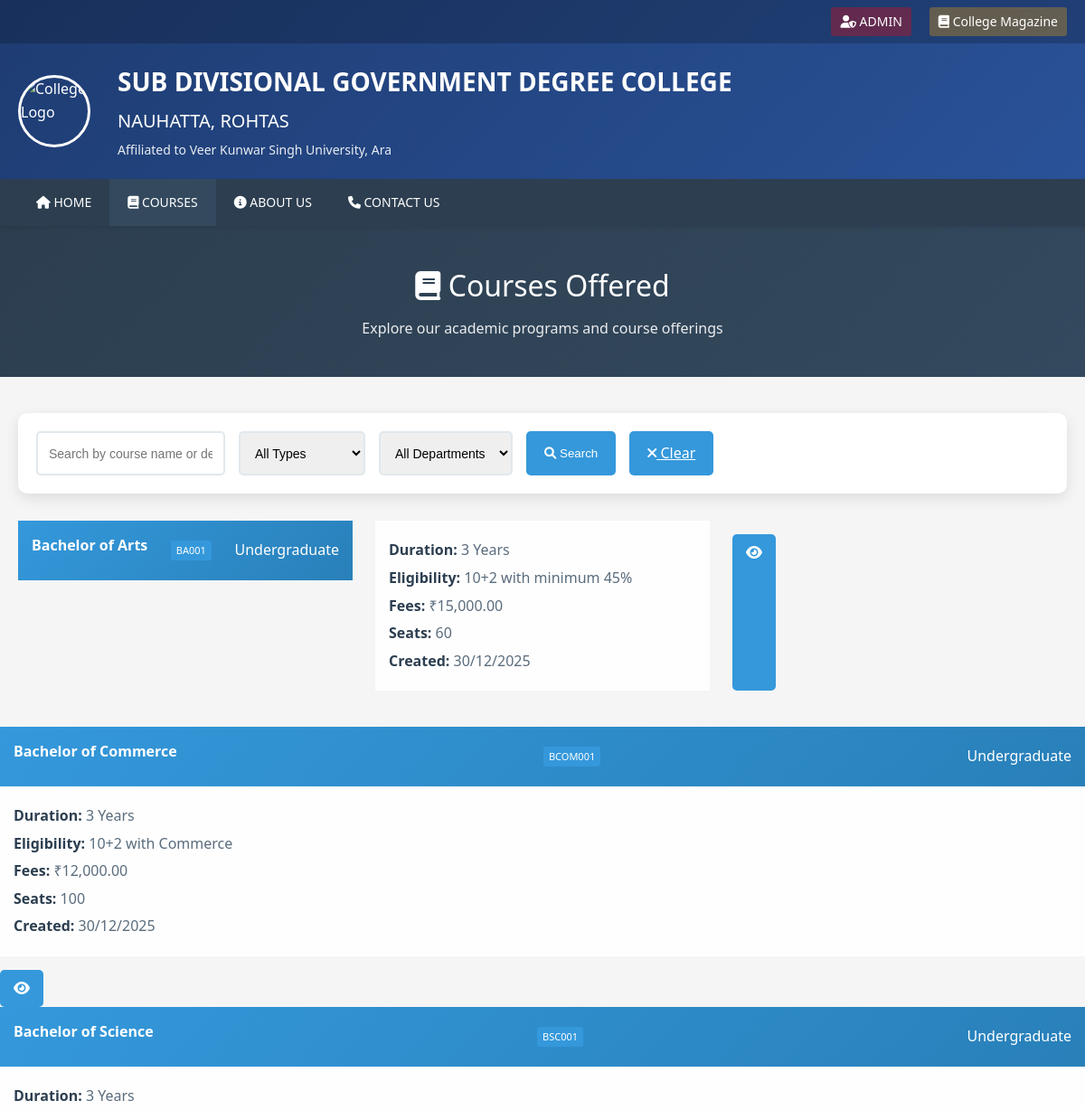
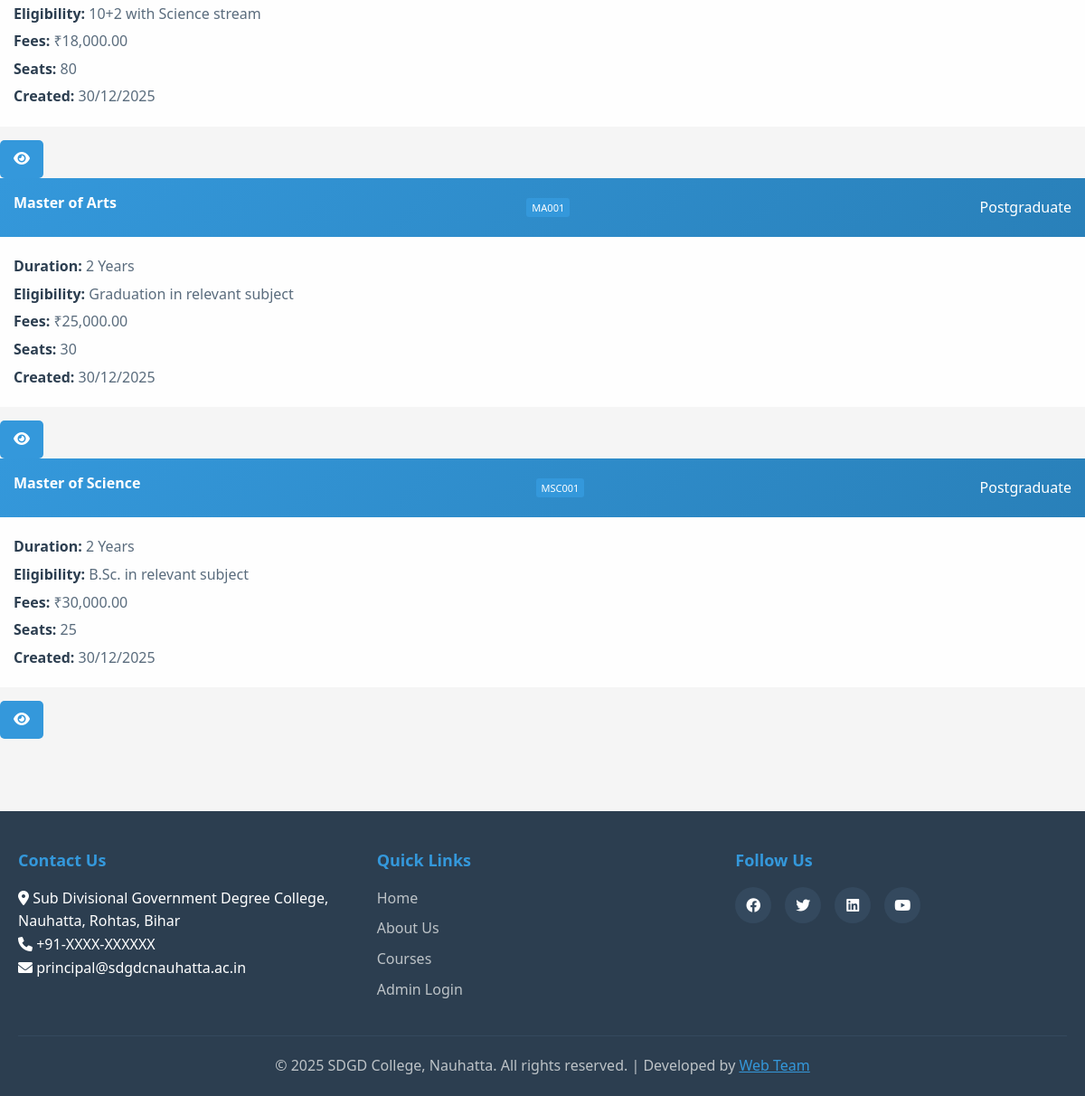
/courses.php, run on the app's committed database (2 pictures, top to bottom).
### tables this page shows
CREATE TABLE IF NOT EXISTS courses (
    id INT PRIMARY KEY AUTO_INCREMENT,
    course_name VARCHAR(255) NOT NULL,
    course_code VARCHAR(50) UNIQUE NOT NULL,
    course_type ENUM('undergraduate', 'postgraduate', 'diploma', 'certificate') DEFAULT 'undergraduate',
    duration VARCHAR(50),
    eligibility TEXT,
    fees DECIMAL(10,2),
    department VARCHAR(100),
    seats_available INT DEFAULT 0,
    course_image VARCHAR(255),
    description TEXT,
    status ENUM('active', 'inactive') DEFAULT 'active',
    created_by INT,
    created_at TIMESTAMP DEFAULT CURRENT_TIMESTAMP,
    updated_at TIMESTAMP DEFAULT CURRENT_TIMESTAMP ON UPDATE CURRENT_TIMESTAMP,
    FOREIGN KEY (created_by) REFERENCES admin_users(id) ON DELETE SET NULL
);

### config.php (called while the page is built, shortened)
<?php
function is_admin() {
    return isset($_SESSION['admin_id']) && !empty($_SESSION['admin_id']);
}
function format_date($date, $format = 'd/m/Y') {
    return date($format, strtotime($date));
}
?>

### courses.php (the view, shortened to what this page needs)
<?php
require_once 'config.php';
$query = "SELECT * FROM courses WHERE status = 'active'";
$query .= " ORDER BY course_name";
$stmt = mysqli_prepare($conn, $query);
if (!mysqli_stmt_execute($stmt)) {
    die("Query execution failed: " . mysqli_stmt_error($stmt));
}
$result = mysqli_stmt_get_result($stmt);
$courses = $result ? mysqli_fetch_all($result, MYSQLI_ASSOC) : [];
?>
<!DOCTYPE html>
<html lang="en">
<head>
    <link rel="stylesheet" href="styles.css">
    <link rel="stylesheet" href="https://cdnjs.cloudflare.com/ajax/libs/font-awesome/6.0.0/css/all.min.css">
</head>
<body>
    <header class="header">
        <div class="top-bar">
            <div class="container">
                <div class="top-links">
                    <a href="admin/login.php" class="admin-link"><i class="fas fa-user-shield"></i> ADMIN</a>
                    <a href="magazine.php" class="magazine-link"><i class="fas fa-book"></i> College Magazine</a>
                </div>
            </div>
        </div>
        <div class="main-header">
            <div class="container">
                <div class="logo-section">
                    <img src="assets/logo.png" alt="College Logo" class="logo">
                    <div class="college-info">
                        <h1>SUB DIVISIONAL GOVERNMENT DEGREE COLLEGE</h1>
                        <h2>NAUHATTA, ROHTAS</h2>
                        <p>Affiliated to Veer Kunwar Singh University, Ara</p>
                    </div>
                </div>
            </div>
        </div>
    </header>
    <nav class="main-nav">
        <div class="container">
            <ul class="nav-menu">
                <li><a href="index.php"><i class="fas fa-home"></i> HOME</a></li>
                <li><a href="courses.php" class="active"><i class="fas fa-book"></i> COURSES</a></li>
                <li><a href="about.php"><i class="fas fa-info-circle"></i> ABOUT US</a></li>
                <li><a href="contact.php"><i class="fas fa-phone"></i> CONTACT US</a></li>
            </ul>
        </div>
        </nav>
    <div class="page-header">
        <div class="container">
            <h1><i class="fas fa-book"></i> Courses Offered</h1>
            <p>Explore our academic programs and course offerings</p>
        </div>
    </div>
    <main class="main-content">
        <div class="container">
            <div class="filter-section">
                <form method="GET" class="filter-form">
                    <div class="filter-row">
                        <input type="text" name="search" placeholder="Search by course name or description..."
                               value="<?php echo htmlspecialchars($_GET['search'] ?? ''); ?>">
                        <select name="course_type">
                            <option value="">All Types</option>
                        </select>
                        <select name="department">
                            <option value="">All Departments</option>
                        </select>
                        <button type="submit" class="filter-btn">
                            <i class="fas fa-search"></i> Search
                        </button>
                        <a href="courses.php" class="clear-btn">
                            <i class="fas fa-times"></i> Clear
                        </a>
                    </div>
                </form>
            </div>
            <div class="course-grid">
                <?php if (count($courses) > 0): ?>
                    <?php foreach ($courses as $course): ?>
                        <div class="course-card">
                            <div class="course-header">
                                <h4><?php echo htmlspecialchars($course['course_name'] ?? 'Untitled Course'); ?></h4>
                                <span class="course-code"><?php echo htmlspecialchars($course['course_code'] ?? 'N/A'); ?></span>
                                <span class="course-type"><?php echo ucfirst(htmlspecialchars($course['course_type'] ?? 'General')); ?></span>
                            </div>
                            </div>
                            <div class="course-details">
                                <p><strong>Duration:</strong> <?php echo htmlspecialchars($course['duration'] ?? 'N/A'); ?></p>
                                <p><strong>Eligibility:</strong> <?php echo htmlspecialchars($course['eligibility'] ?? 'N/A'); ?></p>
                                <p><strong>Fees:</strong> ₹<?php echo number_format($course['fees'] ?? 0, 2); ?></p>
                            <p><strong>Seats:</strong> <?php echo htmlspecialchars($course['seats_available'] ?? 'N/A'); ?></p>
                                <p><strong>Created:</strong> <?php echo format_date($course['created_at'] ?? date('Y-m-d'), 'd/m/Y'); ?></p>
                            </div>
                            <div class="course-actions">
                                <?php if (is_admin()): ?>
                                    <a href="courses.php?action=view&id=<?php echo $course['id']; ?>" class="view-btn" title="View Details">
                                        <i class="fas fa-eye"></i>
                                    </a>
                                    <a href="courses.php?action=edit&id=<?php echo $course['id']; ?>" class="edit-btn" title="Edit Course">
                                        <i class="fas fa-edit"></i>
                                    </a>
                                    <a href="courses.php?action=delete&id=<?php echo $course['id']; ?>" class="delete-btn" title="Delete Course" onclick="return confirm('Are you sure you want to delete this course?')">
                                        <i class="fas fa-trash"></i>
                                    </a>
                                <?php else: ?>
                                    <a href="#" class="view-btn" title="View Details" onclick="alert('Please login as admin to manage courses')">
                                        <i class="fas fa-eye"></i>
                                    </a>
                                <?php endif; ?>
                            </div>
                            </div>
                        </div>
                    <?php endforeach; ?>
                <?php endif; ?>
    </main>
    <footer class="footer">
        <div class="container">
            <div class="footer-content">
                <div class="footer-section">
                    <h4>Contact Us</h4>
                    <p><i class="fas fa-map-marker-alt"></i> Sub Divisional Government Degree College, Nauhatta, Rohtas, Bihar</p>
                    <p><i class="fas fa-phone"></i> +91-XXXX-XXXXXX</p>
                    <p><i class="fas fa-envelope"></i> principal@sdgdcnauhatta.ac.in</p>
                </div>
                <div class="footer-section">
                    <h4>Quick Links</h4>
                    <ul>
                        <li><a href="index.php">Home</a></li>
                        <li><a href="about.php">About Us</a></li>
                        <li><a href="courses.php">Courses</a></li>
                        <li><a href="admin/login.php">Admin Login</a></li>
                    </ul>
                </div>
                <div class="footer-section">
                    <h4>Follow Us</h4>
                    <div class="social-links">
                        <a href="#"><i class="fab fa-facebook"></i></a>
                        <a href="#"><i class="fab fa-twitter"></i></a>
                        <a href="#"><i class="fab fa-linkedin"></i></a>
                        <a href="#"><i class="fab fa-youtube"></i></a>
                    </div>
                </div>
            </div>
            <div class="footer-bottom">
                <p>&copy; <?php echo date('Y'); ?> SDGD College, Nauhatta. All rights reserved. | Developed by <a href="#">Web Team</a></p>
            </div>
        </div>
    </footer>
</body>
</html>

### styles.css (style rules this page uses)
* { margin: 0; padding: 0; box-sizing: border-box; }
body { font-family: 'Segoe UI', Tahoma, Geneva, Verdana, sans-serif; line-height: 1.6; color: #333; background-color: #f5f5f5; }
.container { max-width: 1200px; margin: 0 auto; padding: 0 20px; }
.header { background: linear-gradient(135deg, #1e3c72 0%, #2a5298 100%); color: white; box-shadow: 0 2px 10px rgba(0,0,0,0.1); }
.top-bar { background: rgba(0,0,0,0.2); padding: 8px 0; }
.top-links { display: flex; justify-content: flex-end; gap: 20px; }
.top-links a { color: white; text-decoration: none; font-size: 14px; padding: 5px 10px; border-radius: 3px; transition: background-color 0.3s; }
.admin-link { background: rgba(255,0,0,0.3); }
.magazine-link { background: rgba(255,165,0,0.3); }
.main-header { padding: 20px 0; }
.logo-section { display: flex; align-items: center; gap: 30px; }
.logo { width: 80px; height: 80px; border-radius: 50%; border: 3px solid white; }
.college-info h1 { font-size: 28px; font-weight: bold; margin-bottom: 5px; }
.college-info h2 { font-size: 20px; font-weight: normal; margin-bottom: 5px; }
.college-info p { font-size: 14px; opacity: 0.9; }
.main-nav { background: #2c3e50; box-shadow: 0 2px 5px rgba(0,0,0,0.1); position: sticky; top: 0; z-index: 1000; }
.nav-menu { display: flex; list-style: none; margin: 0; padding: 0; }
.nav-menu li { position: relative; }
.nav-menu a { display: block; color: white; text-decoration: none; padding: 15px 20px; transition: background-color 0.3s; font-size: 14px; font-weight: 500; }
.nav-menu a:hover, .nav-menu a.active { background: #34495e; }
.main-content { padding: 40px 0; }
.footer { background: #2c3e50; color: white; padding: 40px 0 20px; margin-top: 40px; }
.footer-content { display: grid; grid-template-columns: repeat(auto-fit, minmax(250px, 1fr)); gap: 30px; margin-bottom: 30px; }
.footer-section h4 { margin-bottom: 15px; color: #3498db; font-size: 18px; }
.footer-section ul { list-style: none; }
.footer-section ul li { margin-bottom: 8px; }
.footer-section a { color: #bdc3c7; text-decoration: none; transition: color 0.3s; }
.social-links { display: flex; gap: 15px; }
.social-links a { display: inline-block; width: 40px; height: 40px; background: #34495e; color: white; text-align: center; line-height: 40px; border-radius: 50%; transition: background-color 0.3s; }
.footer-bottom { text-align: center; padding-top: 20px; border-top: 1px solid #34495e; color: #bdc3c7; }
.footer-bottom a { color: #3498db; }

### courses.php (style rules this page uses)
.page-header { background: linear-gradient(135deg, #2c3e50 0%, #34495e 100%); color: white; padding: 40px 0; text-align: center; }
.page-header h1 { margin: 0; font-size: 32px; font-weight: 300; }
.page-header p { margin: 10px 0 0 0; opacity: 0.9; font-size: 16px; }
.filter-section { background: white; padding: 20px; border-radius: 10px; box-shadow: 0 5px 15px rgba(0,0,0,0.1); margin-bottom: 30px; }
.filter-form { display: flex; gap: 15px; align-items: center; }
.filter-row { display: flex; gap: 15px; flex: 1; }
.filter-row input, .filter-row select { padding: 12px; border: 2px solid #e1e8ed; border-radius: 5px; font-size: 14px; }
.filter-btn, .clear-btn { background: #3498db; color: white; border: none; padding: 12px 20px; border-radius: 5px; cursor: pointer; transition: background-color 0.3s; }
.course-grid { display: grid; grid-template-columns: repeat(auto-fill, minmax(350px, 1fr)); gap: 25px; margin-bottom: 40px; }
.course-header { background: linear-gradient(135deg, #3498db 0%, #2980b9 100%); color: white; padding: 15px; display: flex; justify-content: space-between; align-items: center; gap: 10px; }
.course-header h4 { margin: 0 0 10px 0; color: white; font-size: 16px; }
.course-code { background: #3498db; color: white; padding: 2px 6px; border-radius: 3px; font-size: 11px; font-weight: 500; text-transform: uppercase; }
.course-details { padding: 15px; background: rgba(255,255,255,0.9); }
.course-details p { color: #5a6c7d; line-height: 1.6; margin: 5px 0; }
.course-details strong { color: #2c3e50; }
.course-actions { display: flex; gap: 10px; margin-top: 15px; }
.view-btn, .edit-btn { background: #3498db; color: white; border: none; padding: 8px 15px; border-radius: 5px; text-decoration: none; }

### data on the page
courses: course_name "Bachelor of Arts", course_code "BA001", course_type "Undergraduate", duration "3 Years", eligibility "10+2 with minimum 45%", fees "15,000.00", seats_available "60"
courses: course_name "Bachelor of Commerce", course_code "BCOM001", course_type "Undergraduate", duration "3 Years", eligibility "10+2 with Commerce", fees "12,000.00", seats_available "100"
courses: course_name "Bachelor of Science", course_code "BSC001", course_type "Undergraduate", duration "3 Years", eligibility "10+2 with Science stream", fees "18,000.00", seats_available "80"
courses: course_name "Master of Arts", course_code "MA001", course_type "Postgraduate", duration "2 Years", eligibility "Graduation in relevant subject", fees "25,000.00", seats_available "30"
courses: course_name "Master of Science", course_code "MSC001", course_type "Postgraduate", duration "2 Years", eligibility "B.Sc. in relevant subject", fees "30,000.00", seats_available "25"
